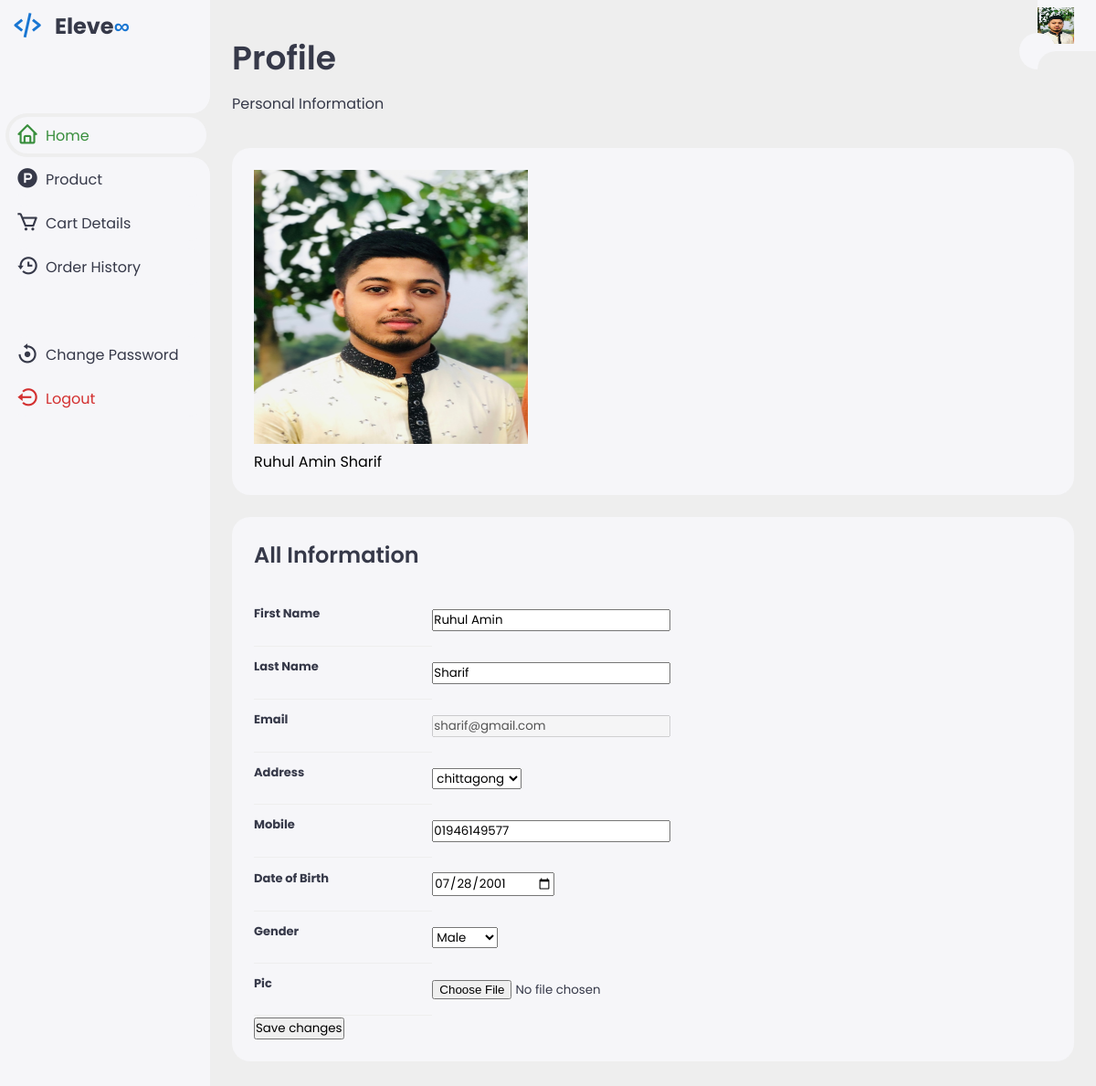
The app's page /Customer/home.php (signed in) with its own data.
### tables this page shows
CREATE TABLE `customer` (
  `cus_id` varchar(30) NOT NULL,
  `first_name` varchar(20) NOT NULL,
  `last_name` varchar(20) NOT NULL,
  `email` varchar(100) NOT NULL,
  `password` varchar(50) NOT NULL,
  `address` varchar(200) NOT NULL,
  `mobile` varchar(20) NOT NULL,
  `dob` date NOT NULL,
  `gender` varchar(6) NOT NULL,
  `pic` varchar(200) NOT NULL,
  `status` int(4) NOT NULL
);

### Customer/home.php (the view, shortened to what this page needs)
<?php
    include("../connection.php");
    $email = $_SESSION['ID'];
    $sql="select * from customer where email = '$email'";
    $r = mysqli_query($con, $sql);
    if(mysqli_num_rows($r)>0){
        $row=mysqli_fetch_array($r);
        $f_name = $row['first_name'];
        $l_name = $row['last_name'];
        $email = $row['email'];
        $address = $row['address'];
        $mobile = $row['mobile'];
        $dob = $row['dob'];
        $gender = $row['gender'];
        $pic = $row['pic'];
    }
?>
<!DOCTYPE html>
<html lang="en">
<head>
    <link href='https://unpkg.com/boxicons@2.1.4/css/boxicons.min.css' rel='stylesheet'>
    <link rel="stylesheet" href="CSS/home.css">
</head>
<body>
    <div class="sidebar">
        <a href="#" class="logo">
            <i class='bx bx-code-alt'></i>
            <div class="logo-name"><span>Eleve</span>∞</div>
        </a>
        <ul class="side-menu">
            <li class="active"><a href="home.php"><i class="bx bx-home"></i>Home</a></li>
            <li><a href="product.php"><i class='bx bxl-product-hunt'></i>Product</a></li>
            <li><a href="cart-details.php"><i class='bx bx-cart'></i>Cart Details</a></li>
            <li><a href="orderhistory.php"><i class='bx bx-history'></i>Order History</a></li>
        </ul>
        <ul class="side-menu">
            <li>
                <a href="changepass.php">
                    <i class='bx bx-reset'></i>
                        Change Password
                </a>
            </li>
            <li>
                <a href="?sign=out" class="logout">
                    <i class='bx bx-log-out-circle'></i>
                        Logout
                </a>
            </li>
        </ul>
    </div>
    <div class="content">
        <nav style="float:right">
            <?php
                echo "<img src='../Images/Customer_Image/$pic' style='width:40px;height:40px;'>";
            ?>
        </nav>
        <main>
            <div class="header">
                <div class="left">
                    <h1>Profile</h1>
                    <ul class="breadcrumb">
                        <li>
                            Personal Information
                        </li>
                    </ul>
                </div>
            </div>
            <ul class="insights">
                <li>
                    <span class="info">
                        <?php
                            echo "<img src='../Images/Customer_Image/$pic' alt='$f_name' style='width:300px;height:300px;'>";
                            echo "<p style='color:black;'>$f_name $l_name</p>";
                        ?>
                    </span>
                </li>
            </ul>
            <div class="bottom-data">
                <div class="orders">
                    <div class="header">
                        <h3>All Information</h3>
                    </div>
                    <form action="home.php" method="post" enctype="multipart/form-data">
                    <table>
                            <tr><th>First Name</th><?php echo "<td><input type='text' value='$f_name' name='first_name'></td>"; ?></tr>
                            <tr><th>Last Name</th><?php  echo "<td><input type='text' value='$l_name' name='last_name'></td>"; ?></tr>
                            <tr><th>Email</th><?php echo "<td><input type='email' value='$email' name='mail' disabled></td>"; ?></tr>
                            <tr><th>Address</th><?php echo "<td>  <select name='loc' value='$address'>
                                            <option value='$address' selected>$address</option>
                                            <option value='dhaka'>Dhaka</option>
                                            <option value='chittagong'>Chittagong</option>
                                            <option value='khulna'>Khulna</option>
                                            </select>
                                        </td>";?></tr>
                            <tr><th>Mobile</th><?php echo "<td><input type='tel' name='mobile' value='$mobile'></td>";?></tr>
                            <tr><th>Date of Birth</th><?php echo "<td><input type='date' name='dob' value='$dob'></td>";?></tr>
                            <tr><th>Gender</th><?php echo    "<td>  <select name='gender' value='$gender'>
                                            <option value='male'>Male</option>
                                            <option value='female'>Female</option>
                                            </select>
                                        </td>";?></tr>
                            <tr><th>Pic</th><?php echo "<td><input value='$pic' type='file' name='pic'></td>"?></tr>
                    </table>
                    <input type='submit' value='Save changes' name='submit' class='submission'>
                    </form>
                </div>
            </div>
        </main>
    </div>
</body>
</html>

### Customer/CSS/home.css (style rules this page uses)
:root { --light: #f6f6f9; --primary: #1976D2; --light-primary: #CFE8FF; --grey: #eee; --dark-grey: #AAAAAA; --dark: #363949; --danger: #D32F2F; --light-danger: #FECDD3; --warning: #FBC02D; --light-warning: #FFF2C6; --success: #388E3C; --light-success: #BBF7D0; }
* { margin: 0; padding: 0; box-sizing: border-box; font-family: 'Poppins', sans-serif; }
.bx { font-size: 1.7rem; }
a { text-decoration: none; }
li { list-style: none; }
html { overflow-x: hidden; }
body { background: var(--grey); overflow-x: hidden; }
.sidebar { position: fixed; top: 0; left: 0; background: var(--light); width: 230px; height: 100%; z-index: 2000; overflow-x: hidden; scrollbar-width: none; transition: all 0.3s ease; }
.sidebar .logo { font-size: 24px; font-weight: 700; height: 56px; display: flex; align-items: center; color: var(--primary); z-index: 500; padding-bottom: 20px; box-sizing: content-box; }
.sidebar .logo .logo-name span { color: var(--dark); }
.sidebar .logo .bx { min-width: 60px; display: flex; justify-content: center; font-size: 2.2rem; }
.sidebar .side-menu { width: 100%; margin-top: 48px; }
.sidebar .side-menu li { height: 48px; background: transparent; margin-left: 6px; border-radius: 48px 0 0 48px; padding: 4px; }
.sidebar .side-menu li.active { background: var(--grey); position: relative; }
.sidebar .side-menu li.active::before { content: ""; position: absolute; width: 40px; height: 40px; border-radius: 50%; top: -40px; right: 0; box-shadow: 20px 20px 0 var(--grey); z-index: -1; }
.sidebar .side-menu li.active::after { content: ""; position: absolute; width: 40px; height: 40px; border-radius: 50%; bottom: -40px; right: 0; box-shadow: 20px -20px 0 var(--grey); z-index: -1; }
.sidebar .side-menu li a { width: 100%; height: 100%; background: var(--light); display: flex; align-items: center; border-radius: 48px; font-size: 16px; color: var(--dark); white-space: nowrap; overflow-x: hidden; transition: all 0.3s ease; }
.sidebar .side-menu li.active a { color: var(--success); }
.sidebar .side-menu li a .bx { min-width: calc(60px - ((4px + 6px) * 2)); display: flex; font-size: 1.6rem; justify-content: center; }
.sidebar .side-menu li a.logout { color: var(--danger); }
.content { position: relative; width: calc(100% - 230px); left: 230px; transition: all 0.3s ease; }
.content nav { height: 56px; background: var(--light); padding: 0 24px 0 0; display: flex; align-items: center; grid-gap: 24px; position: sticky; top: 0; left: 0; z-index: 1000; }
.content nav::before { content: ""; position: absolute; width: 40px; height: 40px; bottom: -40px; left: 0; border-radius: 50%; box-shadow: -20px -20px 0 var(--light); }
.content main { width: 100%; padding: 36px 24px; max-height: calc(100vh - 56px); }
.content main .header { display: flex; align-items: center; justify-content: space-between; grid-gap: 16px; flex-wrap: wrap; }
.content main .header .left h1 { font-size: 36px; font-weight: 600; margin-bottom: 10px; color: var(--dark); }
.content main .header .left .breadcrumb { display: flex; align-items: center; grid-gap: 16px; }
.content main .header .left .breadcrumb li { color: var(--dark); }
.content main .insights { display: grid; grid-template-columns: repeat(auto-fit, minmax(240px, 1fr)); grid-gap: 24px; margin-top: 36px; }
.content main .insights li { padding: 24px; background: var(--light); border-radius: 20px; display: flex; align-items: center; grid-gap: 24px; cursor: pointer; }
.content main .insights li .info p { color: var(--dark); }
.content main .bottom-data { display: flex; flex-wrap: wrap; grid-gap: 24px; margin-top: 24px; width: 100%; color: var(--dark); }
.content main .bottom-data>div { border-radius: 20px; background: var(--light); padding: 24px; overflow-x: auto; }
.content main .bottom-data .header { display: flex; align-items: center; grid-gap: 16px; margin-bottom: 24px; }
.content main .bottom-data .header h3 { margin-right: auto; font-size: 24px; font-weight: 600; }
.content main .bottom-data .orders { flex-grow: 1; flex-basis: 500px; }
.content main .bottom-data .orders table { width: 100%; border-collapse: collapse; }
.content main .bottom-data .orders table th { padding-bottom: 12px; font-size: 13px; text-align: left; border-bottom: 1px solid var(--grey); }
.content main .bottom-data .orders table td { padding: 16px 0; }
.content main .bottom-data .orders table tbody tr { cursor: pointer; transition: all 0.3s ease; }

### records on screen
customer: pic (picture), first_name "Ruhul Amin", last_name "Sharif", mail "sharif@gmail.com", loc "chittagong", mobile "01946149577", dob "07/28/2001", gender "Male"
